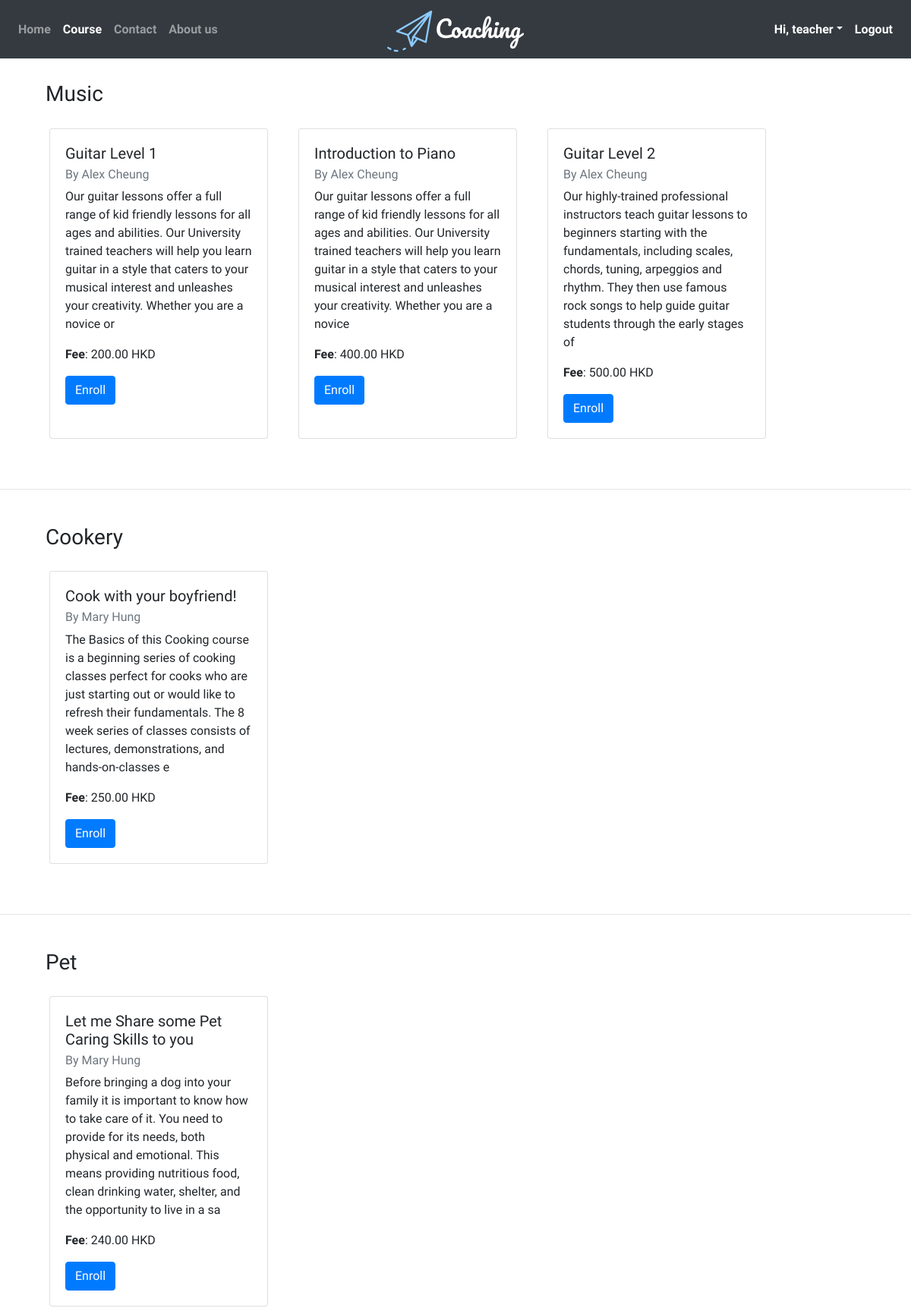
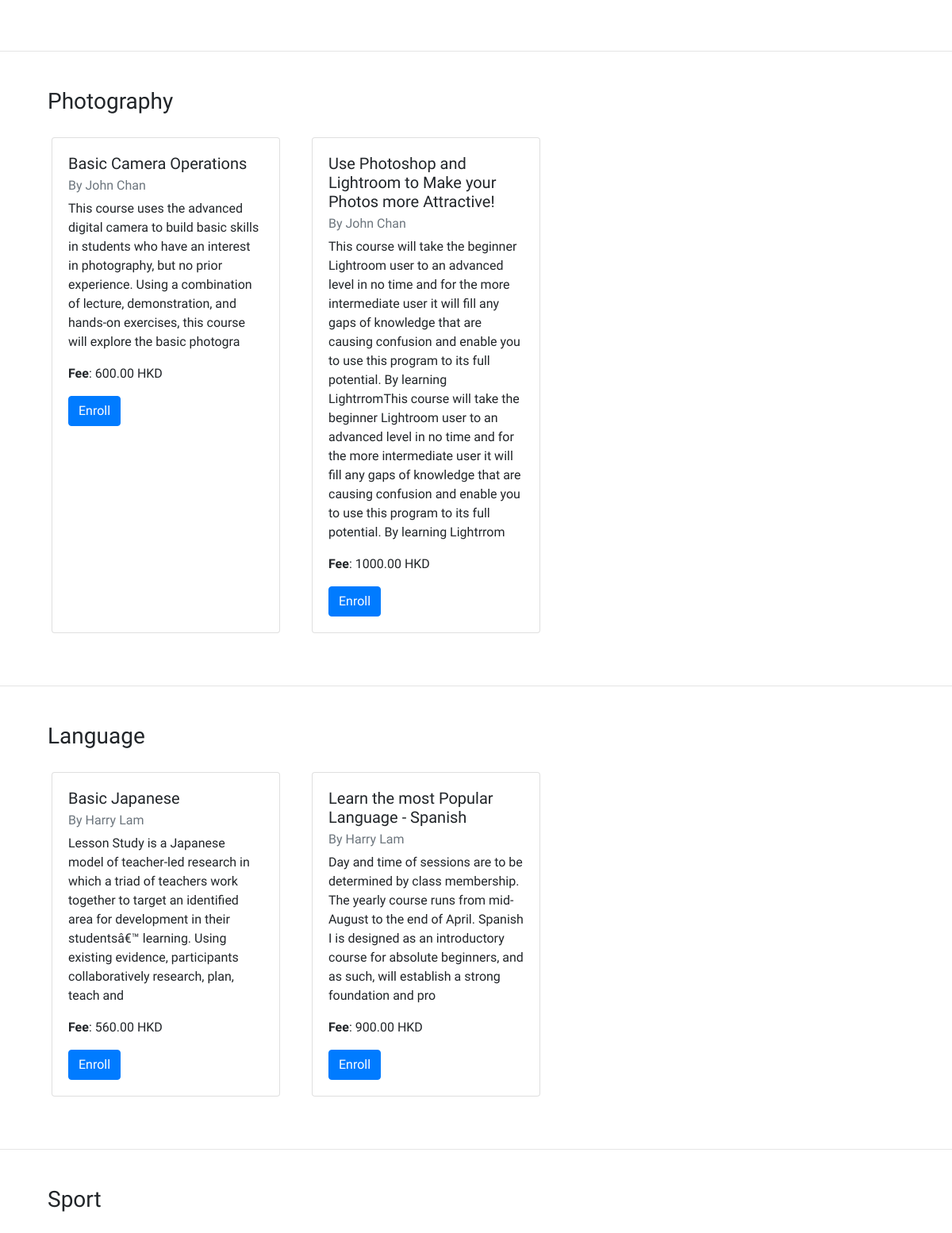
The app's page /availableCourse_old.php (signed in, upper part) with its own data (2 pictures, top to bottom).
### tables this page shows
CREATE TABLE `courseinfo` (
  `courseId` int(255) NOT NULL,
  `courseName` varchar(255) DEFAULT NULL,
  `courseCategory` varchar(255) DEFAULT NULL,
  `courseContent` text,
  `courseFee` decimal(8,2) DEFAULT NULL,
  `courseImage` longblob,
  `createdBy` int(255) DEFAULT NULL,
  `skypeId` varchar(255) DEFAULT NULL
);

CREATE TABLE `users` (
  `userid` int(255) NOT NULL,
  `username` varchar(255) NOT NULL,
  `userpw` varchar(255) NOT NULL,
  `usertype` tinyint(4) NOT NULL
);

### availableCourse_old.php (the view, shortened to what this page needs)
<!DOCTYPE html>
<html lang="en">
<head>
    <link rel="stylesheet" href="https://stackpath.bootstrapcdn.com/bootstrap/4.4.1/css/bootstrap.min.css"
>
    <link rel="stylesheet" href="./style.css">
</head>
<body>
    <nav class="navbar navbar-expand-lg navbar-dark bg-dark sticky-top">
        <div class="navbar-collapse collapse w-100 order-1 order-md-0 dual-collapse2">
            <ul class="navbar-nav mr-auto">
                <li class="nav-item">
                    <a class="nav-link" href="./index.php">Home</a>
                </li>
                <li class="nav-item active">
                    <a class="nav-link" href="./availableCourse.php">Course</a>
                </li>
                <li class="nav-item">
                    <a class="nav-link" href="./contactUs.php">Contact</a>
                </li>
                <li class="nav-item">
                    <a class="nav-link" href="./aboutus.php">About us</a>
                </li>
            </ul>
        </div>
        <div class="mx-auto order-0">
            <img src="./images/logo.png" alt="">
        </div>
        <?php
            if (isset($_SESSION["userid"])){
                if($_SESSION["usertype"] == 1){
                    $username = $_SESSION["username"];
                    print('<div class="navbar-collapse collapse w-100 order-3 dual-collapse2">');
                    print('<ul class="navbar-nav ml-auto">');
                    print('<li class="nav-item active dropdown">');
                        print('<a class="nav-link dropdown-toggle" href="" id="teacherDropDownMenu" data-toggle="dropdown" aria-haspopup="true" aria-expanded="false">Hi, ' . "$username</a>");
                    print('</li>');
                    print('<li class="nav-item active">');
                    print('<a class="nav-link" href="logout.php" id="logoutBtn">Logout</a>');
                    print('</li>');
                    print('</ul>');
                    print('</div>');
                }
            }
            ?>
    </nav>
    <?php
    $servername = "localhost";
    $dbusername = "coachingAdmin";
    $dbpassword = "admin3105";
    $dbname = "coachingdb";
    $conn = mysqli_connect($servername, $dbusername, $dbpassword) or die("Connection failed");
    mysqli_select_db($conn, $dbname) or die("Could not select database");
    ?>
    <div class="container indexDiscover">
      <div class="row">
        <div class="col-12">
          <h3>Music</h3>
        </div>
      </div>
      <div class="row">
        <?php
        $result = mysqli_query($conn, "SELECT * FROM courseinfo WHERE courseCategory='Music'");
        $num_rows = mysqli_num_rows($result);
        if ($num_rows > 0){
            while($row = mysqli_fetch_assoc($result)){
                $name = $row["courseName"];
                $content = $row["courseContent"];
                $fee = $row["courseFee"];
                $createdid = $row["createdBy"];
                $teacherResult = mysqli_query($conn, "SELECT username FROM users WHERE userid=$createdid");
                $namerow = mysqli_fetch_row($teacherResult);
                $teacherName = $namerow[0];
                print('<div class="card" style="width: 18rem;">');
                    print('<div class="card-body">');
                        print("<h5 class=\"card-title\">$name</h5>");
                        print("<h6 class=\"card-subtitle mb-2 text-muted\">By $teacherName</h6>");
                        print("<p class=\"card-text\">$content</p>");
                        print("<p><span class=\"prefix\">Fee</span>: $fee HKD</p>");
                        print("<a href=\"\" class=\"btn btn-primary\">Enroll</a>");
                    print("</div>");
                print("</div>");
            }
        }
        ?>
      </div>
    </div>
    <hr>
    <div class="container indexDiscover">
      <div class="row">
        <div class="col-12">
          <h3>Cookery</h3>
        </div>
      </div>
      <div class="row">
        <?php
        $result = mysqli_query($conn, "SELECT * FROM courseinfo WHERE courseCategory='Cookery'");
        $num_rows = mysqli_num_rows($result);
        if ($num_rows > 0){
            while($row = mysqli_fetch_assoc($result)){
                $name = $row["courseName"];
                $content = $row["courseContent"];
                $fee = $row["courseFee"];
                $createdid = $row["createdBy"];
                $teacherResult = mysqli_query($conn, "SELECT username FROM users WHERE userid=$createdid");
                $namerow = mysqli_fetch_row($teacherResult);
                $teacherName = $namerow[0];
                print('<div class="card" style="width: 18rem;">');
                    print('<div class="card-body">');
                        print("<h5 class=\"card-title\">$name</h5>");
                        print("<h6 class=\"card-subtitle mb-2 text-muted\">By $teacherName</h6>");
                        print("<p class=\"card-text\">$content</p>");
                        print("<p><span class=\"prefix\">Fee</span>: $fee HKD</p>");
                        print("<a href=\"\" class=\"btn btn-primary\">Enroll</a>");
                    print("</div>");
                print("</div>");
            }
        }
        ?>
      </div>
    </div>
    <hr>
    <div class="container indexDiscover">
      <div class="row">
        <div class="col-12">
          <h3>Pet</h3>
        </div>
      </div>
      <div class="row">
        <?php
        $result = mysqli_query($conn, "SELECT * FROM courseinfo WHERE courseCategory='Pet'");
        $num_rows = mysqli_num_rows($result);
        if ($num_rows > 0){
            while($row = mysqli_fetch_assoc($result)){
                $name = $row["courseName"];
                $content = $row["courseContent"];
                $fee = $row["courseFee"];
                $createdid = $row["createdBy"];
                $teacherResult = mysqli_query($conn, "SELECT username FROM users WHERE userid=$createdid");
                $namerow = mysqli_fetch_row($teacherResult);
                $teacherName = $namerow[0];
                print('<div class="card" style="width: 18rem;">');
                    print('<div class="card-body">');
                        print("<h5 class=\"card-title\">$name</h5>");
                        print("<h6 class=\"card-subtitle mb-2 text-muted\">By $teacherName</h6>");
                        print("<p class=\"card-text\">$content</p>");
                        print("<p><span class=\"prefix\">Fee</span>: $fee HKD</p>");
                        print("<a href=\"\" class=\"btn btn-primary\">Enroll</a>");
                    print("</div>");
                print("</div>");
            }
        }
        ?>
      </div>
    </div>
    <hr>
    <div class="container indexDiscover">
      <div class="row">
        <div class="col-12">
          <h3>Photography</h3>
        </div>
      </div>
      <div class="row">
        <?php
        $result = mysqli_query($conn, "SELECT * FROM courseinfo WHERE courseCategory='Photography'");
        $num_rows = mysqli_num_rows($result);
        if ($num_rows > 0){
            while($row = mysqli_fetch_assoc($result)){
                $name = $row["courseName"];
                $content = $row["courseContent"];
                $fee = $row["courseFee"];
                $createdid = $row["createdBy"];
                $teacherResult = mysqli_query($conn, "SELECT username FROM users WHERE userid=$createdid");
                $namerow = mysqli_fetch_row($teacherResult);
                $teacherName = $namerow[0];
                print('<div class="card" style="width: 18rem;">');
                    print('<div class="card-body">');
                        print("<h5 class=\"card-title\">$name</h5>");
                        print("<h6 class=\"card-subtitle mb-2 text-muted\">By $teacherName</h6>");
                        print("<p class=\"card-text\">$content</p>");
                        print("<p><span class=\"prefix\">Fee</span>: $fee HKD</p>");
                        print("<a href=\"\" class=\"btn btn-primary\">Enroll</a>");
                    print("</div>");
                print("</div>");
            }
        }
        ?>
      </div>
    </div>
    <hr>
    <div class="container indexDiscover">
      <div class="row">
        <div class="col-12">
          <h3>Language</h3>
        </div>
      </div>
      <div class="row">
        <?php
        $result = mysqli_query($conn, "SELECT * FROM courseinfo WHERE courseCategory='Language'");
        $num_rows = mysqli_num_rows($result);
        if ($num_rows > 0){
            while($row = mysqli_fetch_assoc($result)){
                $name = $row["courseName"];
                $content = $row["courseContent"];
                $fee = $row["courseFee"];
                $createdid = $row["createdBy"];
                $teacherResult = mysqli_query($conn, "SELECT username FROM users WHERE userid=$createdid");
                $namerow = mysqli_fetch_row($teacherResult);
                $teacherName = $namerow[0];
                print('<div class="card" style="width: 18rem;">');
                    print('<div class="card-body">');
                        print("<h5 class=\"card-title\">$name</h5>");
                        print("<h6 class=\"card-subtitle mb-2 text-muted\">By $teacherName</h6>");
                        print("<p class=\"card-text\">$content</p>");
                        print("<p><span class=\"prefix\">Fee</span>: $fee HKD</p>");
                        print("<a href=\"\" class=\"btn btn-primary\">Enroll</a>");
                    print("</div>");
                print("</div>");
            }
        }
        ?>
      </div>
    </div>
    <hr>
    <div class="container indexDiscover">
      <div class="row">
        <div class="col-12">
          <h3>Sport</h3>
        </div>
      </div>
      <div class="row">
      </div>
    </div>
</body>
</html>

### style.css (style rules this page uses)
* { padding: 0; margin: 0; font-family: 'Baloo 2', cursive; }
#indexDiscover, .indexDiscover { padding: 30px; }
nav { font-weight: bold; }
.prefix { font-weight: bold; }

### availableCourse_old.php (style rules this page uses)
.card { margin: 20px; }

### records on screen
courseinfo: courseName "Guitar Level 1", users.username "Alex Cheung", courseContent "Our guitar lessons offer a full range of kid friendly lessons for all ages and abilities. Our University trained teachers will help you learn guitar in a style that caters to your musical interest and unleashes your creativity. Whether you are a novice or", courseFee "200.00"
courseinfo: courseName "Introduction to Piano", users.username "Alex Cheung", courseContent "Our guitar lessons offer a full range of kid friendly lessons for all ages and abilities. Our University trained teachers will help you learn guitar in a style that caters to your musical interest and unleashes your creativity. Whether you are a novice", courseFee "400.00"
courseinfo: courseName "Guitar Level 2", users.username "Alex Cheung", courseContent "Our highly-trained professional instructors teach guitar lessons to beginners starting with the fundamentals, including scales, chords, tuning, arpeggios and rhythm. They then use famous rock songs to help guide guitar students through the early stages of", courseFee "500.00"
courseinfo: courseName "Cook with your boyfriend!", users.username "Mary Hung", courseContent "The Basics of this Cooking course is a beginning series of cooking classes perfect for cooks who are just starting out or would like to refresh their fundamentals. The 8 week series of classes consists of lectures, demonstrations, and hands-on-classes e", courseFee "250.00"
courseinfo: courseName "Let me Share some Pet Caring Skills to you", users.username "Mary Hung", courseContent "Before bringing a dog into your family it is important to know how to take care of it. You need to provide for its needs, both physical and emotional. This means providing nutritious food, clean drinking water, shelter, and the opportunity to live in a sa", courseFee "240.00"
courseinfo: courseName "Basic Camera Operations", users.username "John Chan", courseContent "This course uses the advanced digital camera to build basic skills in students who have an interest in photography, but no prior experience. Using a combination of lecture, demonstration, and hands-on exercises, this course will explore the basic photogra", courseFee "600.00"
courseinfo: courseName "Use Photoshop and Lightroom to Make your Photos more Attractive!", users.username "John Chan", courseContent "This course will take the beginner Lightroom user to an advanced level in no time and for the more intermediate user it will fill any gaps of knowledge that are causing confusion and enable you to use this program to its full potential. By learning LightrromThis course will take the beginner Lightroom user to an advanced level in no time and for the more intermediate user it will fill any gaps of knowledge that are causing confusion and enable you to use this program to its full potential. By learning Lightrrom", courseFee "1000.00"
courseinfo: courseName "Basic Japanese", users.username "Harry Lam", courseContent "Lesson Study is a Japanese model of teacher-led research in which a triad of teachers work together to target an identified area for development in their studentsâ€™ learning. Using existing evidence, participants collaboratively research, plan, teach and", courseFee "560.00"
courseinfo: courseName "Learn the most Popular Language - Spanish", users.username "Harry Lam", courseContent "Day and time of sessions are to be determined by class membership. The yearly course runs from mid-August to the end of April. Spanish I is designed as an introductory course for absolute beginners, and as such, will establish a strong foundation and pro", courseFee "900.00"

### other values on screen
$username "teacher"
